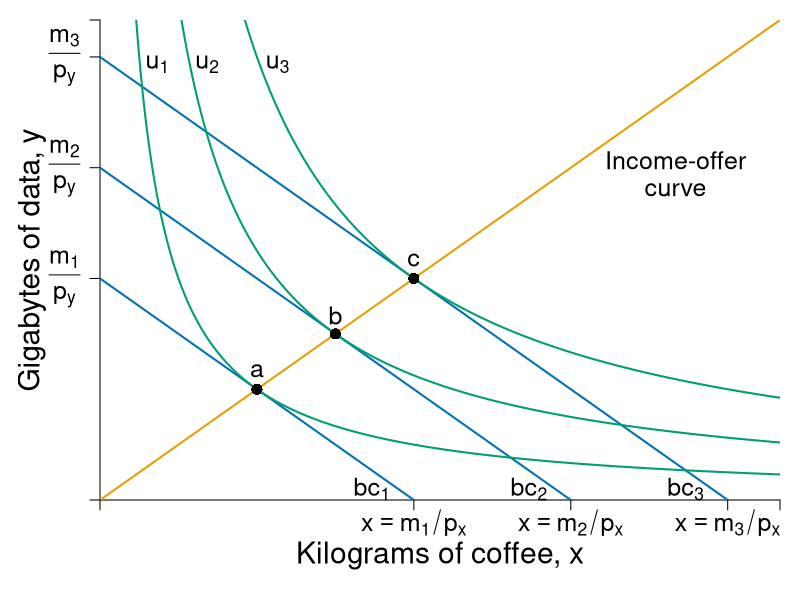

Reproduce this figure in R.
require(shape)
pdf(file = "indmarketdemand/budget_incomechange_offercurve_cd.pdf", width = 9, height = 7)

#Set parameters for graphics
pointsize <- 1.8
axislabelsize <- 1.8
labelsize <- 1.5
namesize <- 1.8
annotatesize <- 1.5
graphlinewidth <- 2
segmentlinewidth <- 1.5


COL <- c("#7fc97f", "#beaed4", "#fdc086", "#ffff99", "#386cb0", "#f0027f", "#bf5b17", "#666666")
COLA <- c("#99d8c9","#66c2a4","#41ae76", "#238b45", "#005824")
COLB <- c("#4eb3d3", "#2b8cbe", "#0868ac","#084081")
grays <- gray.colors(25, start = 1, end = 0)
CBCols <- c("#009E73","#0072B2","#E69F00","#CC79A7", "#F0E442")


#Edited the margins to cater for the larger LHS labels
par(mar =  c(5, 5, 1, 1))

uA <- function(x, y, alpha = 0.5){
  (x^alpha)*(y^(1-alpha))
}

bcA <- function(x, w = 20, p = 2) {
  w - p*x
}


xlims <- c(0, 13)
ylims <- c(0, 13)

npts <- 501 
x <- seq(xlims[1], xlims[2], length.out = npts)
y <- seq(ylims[1], ylims[2], length.out = npts) 
a <- c(3, 4.5, 6)

plot(0, 0, xlim = xlims, ylim = ylims, type = "n",
     xlab = expression(paste("")),
     ylab = expression(paste("")), 
     xaxt = "n", 
     yaxt = "n", 
     cex.lab = axislabelsize, 
     bty = "n",
     xaxs="i", 
     yaxs="i")

# ticksy <- seq(from = 0, to = ylims[2], by = 2)
# ylabels <- seq(from = 0, to = ylims[2], by = 2)
# ticksx <- seq(from = 0, to = xlims[2], by = 2)
# xlabels <- seq(from = 0, to = xlims[2], by = 2)
ticksy <- c(0, 6, 9, 12, ylims[2])
ylabels <- c(NA, expression(paste(frac(m[1],p[y]) )), expression(paste(frac(m[2],p[y]) )), expression(paste(frac(m[3],p[y]) )), NA)
ticksx <- c(0, 6, 9, 12, xlims[2])
xlabels <- c(NA, expression(paste(x == m[1]/p[x])), expression(paste(x == m[2]/p[x])), expression(paste(x == m[3]/p[x])), NA)

axis(1, at = ticksx, pos = 0, labels = xlabels, cex.axis = labelsize)
axis(2, at = ticksy, pos = 0, labels = ylabels, las = 1, cex.axis = labelsize)

npts <- 500 
xx1 <- seq(xlims[1], xlims[2], length.out = npts)

lines(xx1, bcA(xx1, w = 12, p = 1), col = CBCols[2], lwd = graphlinewidth)
lines(xx1, bcA(xx1, w = 6, p = 1), col = CBCols[2], lwd = graphlinewidth)
lines(xx1, bcA(xx1, w = 9, p = 1), col = CBCols[2], lwd = graphlinewidth)
#lines(xx1, indiffA1(xx1, uA = 20, rmax = 2.5, xmax = 10), col = COLB[4], lwd = graphlinewidth)
abline(0, 1, col=CBCols[3], lwd=graphlinewidth)

#Label Axes
#mtext(expression(paste("Kilograms of coffee, ", x)), side=1, line = 2.5, cex = axislabelsize)
text(-1.3, 0.5*ylims[2], expression(paste("Gigabytes of data, ", y)), xpd = TRUE, cex = axislabelsize, srt = 90) 
text(0.5*xlims[2], -1.5, expression(paste("Kilograms of coffee, ", x)), xpd = TRUE, cex = axislabelsize) 

#Label the budget curve functions for the HG, Aisha
text(5.2, .3, expression(bc[1]), cex = annotatesize)
text(8.2, .3, expression(bc[2]), cex = annotatesize)
text(11.2, .3, expression(bc[3]), cex = annotatesize)

text(11, 9.2, expression(paste("Income-offer")), cex = labelsize)
text(11, 8.4, expression(paste("curve")), cex = labelsize)

#adding iso-welfare functions:

#Label the iso-welfare functions for the HG, Aisha
text(1.1, 11.8, expression(u[1]), cex = annotatesize)
text(2.05, 11.8, expression(u[2]), cex = annotatesize)
text(3.4, 11.8, expression(u[3]), cex = annotatesize)
#text(6.6, 8.3, expression(u[4]^A))

contour(x, y, 
        outer(x, y, uA),
        drawlabels = FALSE,
        col = CBCols[1],
        lwd = graphlinewidth,
        levels = a, 
        xaxs="i", 
        yaxs="i", 
        add = TRUE)

points(3, 3, pch = 16, col = "black", cex = 1.5)
text(3, 3.5, expression(a), cex = annotatesize)
points(4.5, 4.5, pch = 16, col = "black", cex = 1.5)
text(4.5, 5, expression(b), cex = annotatesize)
points(6, 6, pch = 16, col = "black", cex = 1.5)
text(6, 6.5, expression(c), cex = annotatesize)


dev.off()
